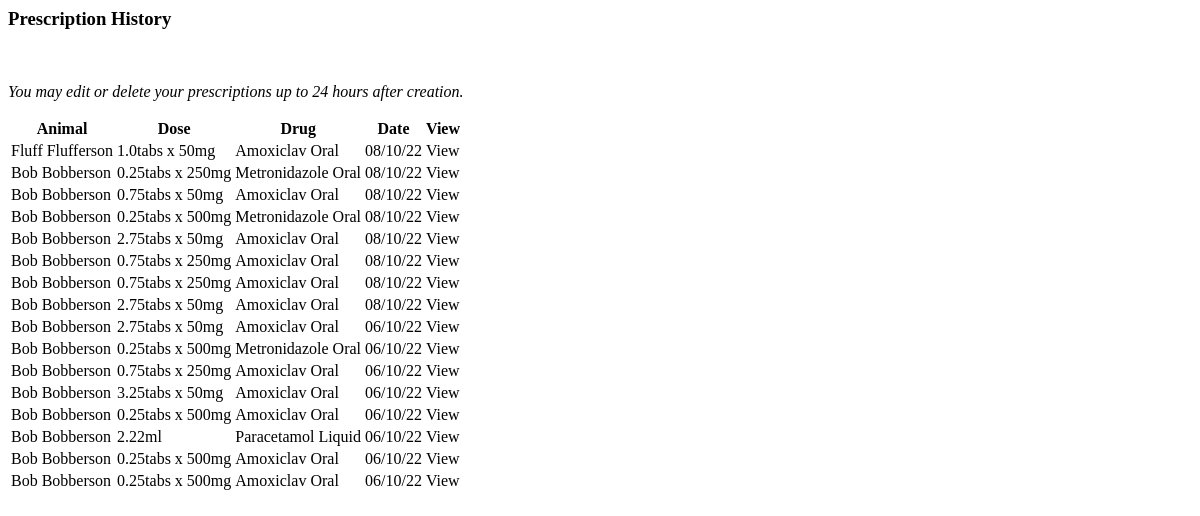
The app's page /prescriptions/vet-prescrip/ (signed in), older data.
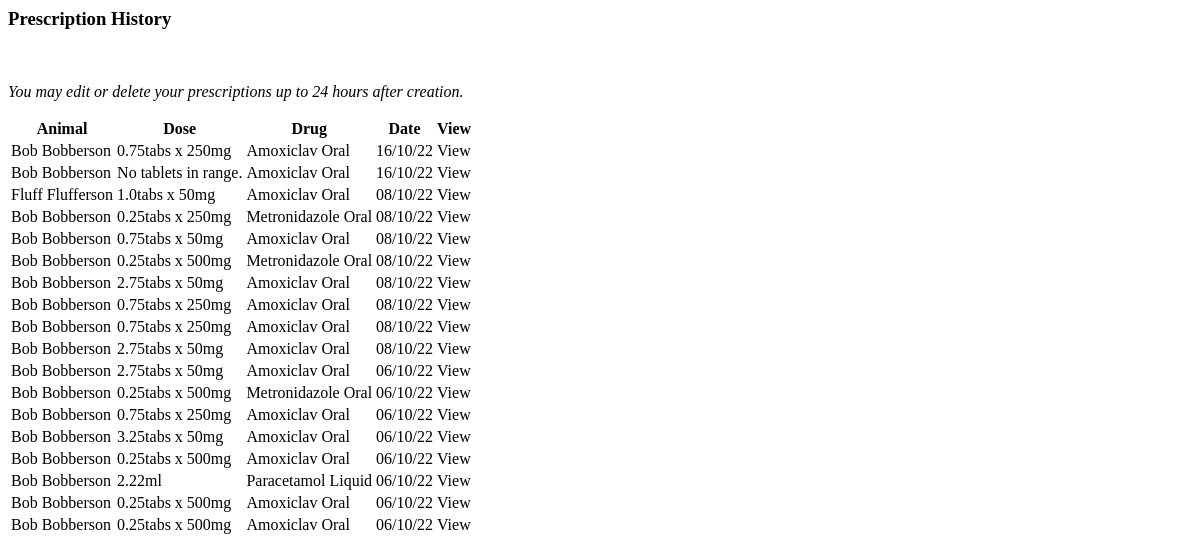
The same page, newer data.
### prescriptions/models.py (models this page shows, shortened)
class Prescription(models.Model):
    animal = models.ForeignKey(Record, on_delete=models.CASCADE, default=1)
    animal_weight = models.DecimalField(max_digits=5, decimal_places=2,
                                        blank=True, null=True)
    vet = models.ForeignKey(Vet, on_delete=models.CASCADE, default=1)
    drug = models.ForeignKey(Drug, on_delete=models.CASCADE, default=None)
    type = models.CharField(max_length=10, blank=True)
    drug_dose = models.DecimalField(max_digits=4, decimal_places=2,
                                    blank=True, null=True)
    drug_dose_high = models.DecimalField(max_digits=4, decimal_places=2,
                                         blank=True, null=True)
    dose = models.CharField(max_length=100, blank=True, null=True)
    measure = models.CharField(max_length=2, blank=True)
    frequency = models.CharField(max_length=10, choices=FREQUENCY, blank=True)
    length = models.PositiveIntegerField(default=0, blank=True)
    route = models.CharField(max_length=8, blank=True)
    date = models.DateTimeField(auto_now_add=True)
    class Meta:
        ordering = ['-date']

class Drug(models.Model):
    name = models.CharField(max_length=50)
    type = models.CharField(max_length=10, choices=TYPES, default='Injectable')
    dose = models.DecimalField(max_digits=4, decimal_places=2)
    high_dose = models.DecimalField(max_digits=4, decimal_places=2, blank=True,
                                    null=True,
                                    help_text='Add high dose for tablets \
                                    only.')
    tablet_strength = models.CharField(max_length=100, blank=True,
                                       help_text='Add tablet strength in \
                                       numbers, separated by commas.')
    measure = models.CharField(max_length=2, choices=MEASURE)
    category = models.ForeignKey(Category, on_delete=models.CASCADE)
    route = models.CharField(max_length=8, choices=ROUTES)
    warnings = models.CharField(max_length=300, default='None')
    def __str__(self):
        return self.name
    class Meta:
        ordering = ['name']

### records/models.py (models this page shows)
class Record(models.Model):
    name = models.CharField(max_length=50)
    surname = models.CharField(max_length=50)
    date_of_birth = models.DateField()
    species = models.CharField(choices=SPECIES, max_length=10)
    breed = models.CharField(max_length=50)
    sex = models.CharField(choices=SEX, max_length=10)
    weight = models.DecimalField(max_digits=5, decimal_places=2)
    note = models.CharField(max_length=300, blank=True)
    def __str__(self):
        return self.name + " " + self.surname
    class Meta:
        ordering = ['surname']
        unique_together = [
            'name',
            'surname',
            'date_of_birth',
            'species',
            'sex']

### petrx/decorators.py (the view)
    def wrapper(request, *args, **kwargs):
        if request.user.is_authenticated:
            if request.user.is_active:
                return function(request, *args, **kwargs)
            else:
                return render(request, 'vetprofiles/restricted.html')
        else:
            return redirect('vetprofiles:login')

### prescriptions/views.py (called while the page is built)
@vet_login_and_active
def vet_prescrip(request):
    prescrip_list = Prescription.objects.filter(vet=request.user).all()
    context = {'prescrip_list': prescrip_list}
    return render(request, 'prescriptions/list_prescrip_vet.html', context)

### prescriptions/templates/prescriptions/list_prescrip_vet.html (shortened to what this page needs)
<h3 class="subheadings">Prescription History</h3>
<p><em>You may edit or delete your prescriptions up to 24 hours after creation.</em></p>
<div class="prescrip-contain">
    <table>
        <thead>
            <tr>
                <th>Animal</th>
                <th class="lg-prescrip">Dose</th>
                <th class="lg-prescrip">Drug</th>
                <th>Date</th>
                <th>View</th>
            </tr>
        </thead>
        <tbody>
            {% for prescription in prescrip_list %}
            <tr>
                <td>{{ prescription.animal }}</td>
                <td class="lg-prescrip">{{ prescription.dose }}{{ prescription.measure }}</td>
                <td class="lg-prescrip">{{ prescription.drug }}</td>
                <td>{{ prescription.date|date:'d/m/y' }}</td>
                <td><a data-hx-get="{% url 'prescriptions:detail_prescrip' prescrip_id=prescription.id %}"
                        data-hx-target="#modal-dialog" class="pet-links" aria-label="View prescription">View</a></td>
            </tr>
        </tbody>
        {% endfor %}
    </table>
</div>

Row changes from the older to the newer data that the page shows:
added Prescription: animal "Bob Bobberson", dose "0.75tabs x 250", measure "mg", drug "Amoxiclav Oral", date "16/10/22"
added Prescription: animal "Bob Bobberson", dose "No tablets in range.", drug "Amoxiclav Oral", date "16/10/22"
